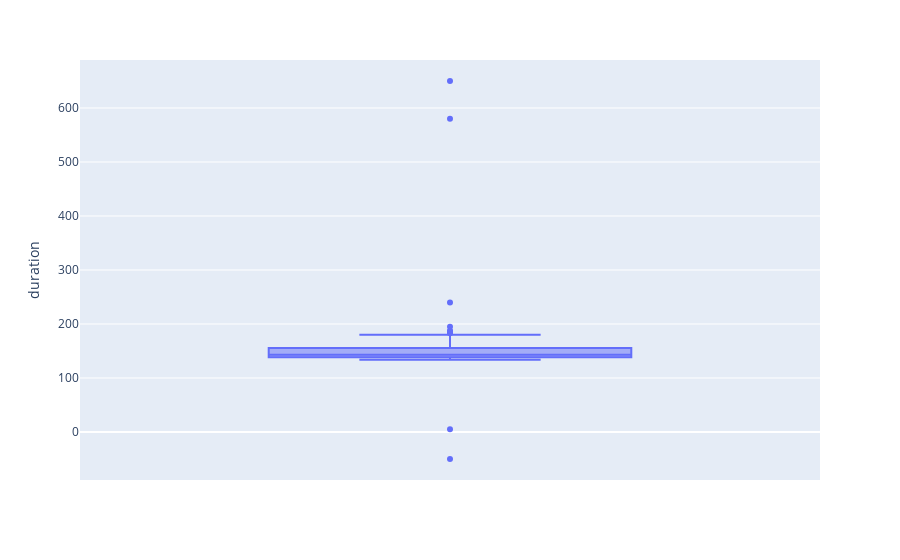

This figure's notebook cell:
### Markdown cell above
## Kolom duration

### Code cell
# Mengecek kolom duration, karena tidak ada N/A langsung kita cek outliernya
fig = px.box(dataset_drop, y='duration')
fig.show()

### Figure 1 — Plotly figure (JSON) as saved in the notebook; plotly's stock layout.template omitted (floating-point values rounded to 4 significant figures)
{"data": [{"alignmentgroup": "True", "hovertemplate": "duration=%{y}<extra></extra>", "legendgroup": "", "marker": {"color": "#636efa"}, "name": "", "notched": false, "offsetgroup": "", "orientation": "v", "showlegend": false, "type": "box", "x0": " ", "xaxis": "x", "y": [240, 195, 187, 186, 186, 183, -50, 180, 173, 173, 172, 158, 170, 169, 167, 165, 580, 165, 164, 164, 158, 158, 157, 156, 156, 154, 153, 153, 153, 151, 150, 150, 150, 150, 650, 149, 149, 148, 148, 148, 148, 147, 146, 146, 146, 146, 144, 144, 144, 144, 143, 143, 143, 143, 143, 143, 143, 142, 142, 142, 141, 141, 141, 141, 141, 141, 141, 140, 140, 140, 140, 139, 139, 139, 139, 138, 138, 138, 138, 138, 138, 137, 137, 137, 137, 137, 137, 136, 136, 136, 136, 136, 135, 135, 134, 134, 134, 134, 5], "y0": " ", "yaxis": "y"}], "layout": {"boxmode": "group", "legend": {"tracegroupgap": 0}, "margin": {"t": 60}, "xaxis": {"anchor": "y", "domain": [0, 1]}, "yaxis": {"anchor": "x", "domain": [0, 1], "title": {"text": "duration"}}}}
